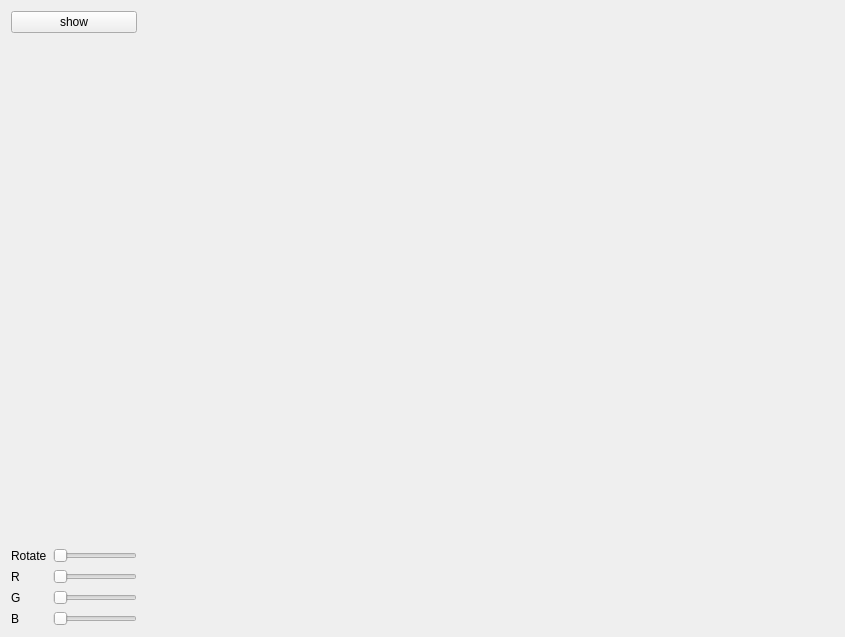
<?xml version="1.0" encoding="UTF-8"?>
<ui version="4.0">
 <class>MainWindow</class>
 <widget class="QMainWindow" name="MainWindow">
  <property name="geometry">
   <rect>
    <x>0</x>
    <y>0</y>
    <width>845</width>
    <height>637</height>
   </rect>
  </property>
  <property name="sizePolicy">
   <sizepolicy hsizetype="Expanding" vsizetype="Expanding">
    <horstretch>0</horstretch>
    <verstretch>0</verstretch>
   </sizepolicy>
  </property>
  <property name="windowTitle">
   <string>MainWindow</string>
  </property>
  <property name="styleSheet">
   <string notr="true"/>
  </property>
  <widget class="QWidget" name="horizontalLayoutWidget">
   <layout class="QHBoxLayout" name="main">
    <property name="spacing">
     <number>4</number>
    </property>
    <property name="sizeConstraint">
     <enum>QLayout::SetMaximumSize</enum>
    </property>
    <item>
     <layout class="QVBoxLayout" name="verticalLayout">
      <property name="sizeConstraint">
       <enum>QLayout::SetMaximumSize</enum>
      </property>
      <item>
       <layout class="QVBoxLayout" name="verticalLayout_2">
        <item>
         <widget class="QPushButton" name="pushButton">
          <property name="text">
           <string>show</string>
          </property>
         </widget>
        </item>
        <item>
         <widget class="QLabel" name="picture">
          <property name="sizePolicy">
           <sizepolicy hsizetype="Expanding" vsizetype="Expanding">
            <horstretch>0</horstretch>
            <verstretch>0</verstretch>
           </sizepolicy>
          </property>
          <property name="text">
           <string/>
          </property>
         </widget>
        </item>
       </layout>
      </item>
      <item>
       <layout class="QVBoxLayout" name="verticalLayout_3">
        <item>
         <layout class="QHBoxLayout" name="horizontalLayout_3">
          <item>
           <layout class="QHBoxLayout" name="horizontalLayout_6">
            <item>
             <widget class="QLabel" name="rotate">
              <property name="sizePolicy">
               <sizepolicy hsizetype="Expanding" vsizetype="Preferred">
                <horstretch>0</horstretch>
                <verstretch>0</verstretch>
               </sizepolicy>
              </property>
              <property name="text">
               <string>Rotate</string>
              </property>
             </widget>
            </item>
           </layout>
          </item>
          <item>
           <layout class="QHBoxLayout" name="horizontalLayout_7">
            <item>
             <widget class="QSlider" name="rotate_slider">
              <property name="sizePolicy">
               <sizepolicy hsizetype="Expanding" vsizetype="Fixed">
                <horstretch>0</horstretch>
                <verstretch>0</verstretch>
               </sizepolicy>
              </property>
              <property name="orientation">
               <enum>Qt::Horizontal</enum>
              </property>
             </widget>
            </item>
           </layout>
          </item>
         </layout>
        </item>
        <item>
         <layout class="QHBoxLayout" name="horizontalLayout_2">
          <item>
           <layout class="QHBoxLayout" name="horizontalLayout_8">
            <item>
             <widget class="QLabel" name="r">
              <property name="sizePolicy">
               <sizepolicy hsizetype="Expanding" vsizetype="Preferred">
                <horstretch>0</horstretch>
                <verstretch>0</verstretch>
               </sizepolicy>
              </property>
              <property name="text">
               <string>R</string>
              </property>
             </widget>
            </item>
           </layout>
          </item>
          <item>
           <layout class="QHBoxLayout" name="horizontalLayout_9">
            <item>
             <widget class="QSlider" name="r_slider">
              <property name="sizePolicy">
               <sizepolicy hsizetype="Expanding" vsizetype="Fixed">
                <horstretch>0</horstretch>
                <verstretch>0</verstretch>
               </sizepolicy>
              </property>
              <property name="orientation">
               <enum>Qt::Horizontal</enum>
              </property>
             </widget>
            </item>
           </layout>
          </item>
         </layout>
        </item>
        <item>
         <layout class="QHBoxLayout" name="horizontalLayout_5">
          <item>
           <layout class="QHBoxLayout" name="horizontalLayout_10">
            <item>
             <widget class="QLabel" name="g">
              <property name="sizePolicy">
               <sizepolicy hsizetype="Expanding" vsizetype="Preferred">
                <horstretch>0</horstretch>
                <verstretch>0</verstretch>
               </sizepolicy>
              </property>
              <property name="text">
               <string>G</string>
              </property>
             </widget>
            </item>
           </layout>
          </item>
          <item>
           <layout class="QHBoxLayout" name="horizontalLayout_11">
            <item>
             <widget class="QSlider" name="g_slider">
              <property name="sizePolicy">
               <sizepolicy hsizetype="Expanding" vsizetype="Fixed">
                <horstretch>0</horstretch>
                <verstretch>0</verstretch>
               </sizepolicy>
              </property>
              <property name="orientation">
               <enum>Qt::Horizontal</enum>
              </property>
             </widget>
            </item>
           </layout>
          </item>
         </layout>
        </item>
        <item>
         <layout class="QHBoxLayout" name="horizontalLayout_4">
          <item>
           <layout class="QHBoxLayout" name="horizontalLayout_12">
            <item>
             <widget class="QLabel" name="b">
              <property name="sizePolicy">
               <sizepolicy hsizetype="Expanding" vsizetype="Preferred">
                <horstretch>0</horstretch>
                <verstretch>0</verstretch>
               </sizepolicy>
              </property>
              <property name="text">
               <string>B</string>
              </property>
             </widget>
            </item>
           </layout>
          </item>
          <item>
           <layout class="QHBoxLayout" name="horizontalLayout_13">
            <item>
             <widget class="QSlider" name="b_slider">
              <property name="sizePolicy">
               <sizepolicy hsizetype="Expanding" vsizetype="Fixed">
                <horstretch>0</horstretch>
                <verstretch>0</verstretch>
               </sizepolicy>
              </property>
              <property name="orientation">
               <enum>Qt::Horizontal</enum>
              </property>
             </widget>
            </item>
           </layout>
          </item>
         </layout>
        </item>
       </layout>
      </item>
     </layout>
    </item>
    <item>
     <widget class="QVTKOpenGLWidget" name="qvtk" native="true">
      <property name="sizePolicy">
       <sizepolicy hsizetype="Expanding" vsizetype="Expanding">
        <horstretch>1</horstretch>
        <verstretch>1</verstretch>
       </sizepolicy>
      </property>
      <property name="minimumSize">
       <size>
        <width>300</width>
        <height>300</height>
       </size>
      </property>
     </widget>
    </item>
   </layout>
  </widget>
 </widget>
 <layoutdefault spacing="6" margin="11"/>
 <customwidgets>
  <customwidget>
   <class>QVTKOpenGLWidget</class>
   <extends>QWidget</extends>
   <header>QVTKOpenGLWidget.h</header>
  </customwidget>
 </customwidgets>
 <resources/>
 <connections/>
</ui>
